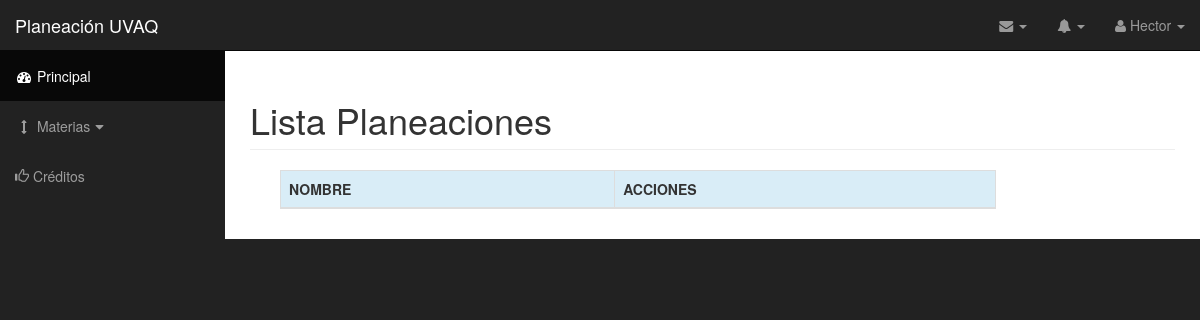
The page /materias.php (signed in) on the database as committed earlier.
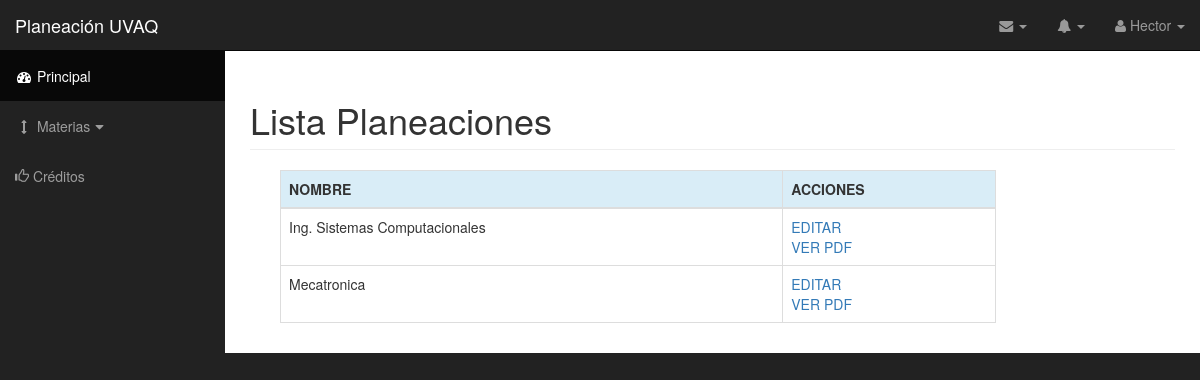
The same page on the database as committed later.
### tables this page shows
CREATE TABLE `materias` (
  `id_materia` int(11) NOT NULL,
  `nombrePlan` varchar(60) NOT NULL,
  `nombreUnidad` varchar(60) NOT NULL,
  `semestre` varchar(60) NOT NULL,
  `fecha` date NOT NULL,
  `proposito` varchar(60) NOT NULL,
  `competenciasGen` mediumtext NOT NULL,
  `competenciasEsp` mediumtext NOT NULL,
  `primeraEvaluacion` date NOT NULL,
  `segundaEvaluacion` date NOT NULL,
  `terceraEvaluacion` date NOT NULL,
  `horasUnidad` int(11) NOT NULL,
  `horasTeoDoc` int(11) NOT NULL,
  `horasPracDoc` int(11) NOT NULL,
  `horasTeoInd` int(11) NOT NULL,
  `horasPracInd` int(11) NOT NULL,
  `numAlumnos` int(11) NOT NULL,
  `salon` varchar(15) NOT NULL,
  `grupo` varchar(20) NOT NULL,
  `id_carrera` int(11) NOT NULL,
  `ciclo` int(30) NOT NULL,
  `id_usuario` int(11) NOT NULL
);

### materias.php (the view, shortened to what this page needs)
<?php include('conect.php'); ?>
<!DOCTYPE html>
<html lang="en">
    <?php include('head.php'); ?>
    <body>
        <div id="wrapper">
            <nav class="navbar navbar-inverse navbar-fixed-top" role="navigation">
                <?php include("navbarHeader.php"); include("sidebar.php"); ?>
            </nav>
            <div id="page-wrapper">
                <div class="container-fluid table-responsive">
                    <h1 class="page-header">
                    Lista Planeaciones
                    </h1>
                    <div class="col-md-12">
                        <?php
                        $matId = mysqli_query($link, "SELECT * FROM materias WHERE id_usuario = $_SESSION[id_usuario] ");
                        ?>
                        <div class="col-lg-10 col-md-10 col-sm-12 col-xs-12">
                            <table class="table table-hover table-bordered table-responsive">
                                <thead>
                                    <tr class="info">
                                        <th>NOMBRE</th>
                                        <th>ACCIONES</th>
                                    </tr>
                                </thead>
                                <tbody>
                                   <?php while ($row = mysqli_fetch_row($matId)) {
                                    echo "
                                    <tr>
                                        <td>$row[1]</td>
                                        <td><a href='editar_pdf.php?id=".$row[0]."'>EDITAR</a><br><a href='pdf.php?id=".$row[0]."' target='_blank'>VER PDF</a></td>
                                    </tr>
                                    ";
                                    } ?>
                                </tbody>
                            </table>
                        </div>
                    </div>
                </div>
            </div>
        </div>
    </body>
</html>

### navbarHeader.php (shortened to what this page needs)
<?php
$sql = "SELECT nombre FROM usuarios WHERE id_usuario = $_SESSION[id_usuario]";
$res= @mysql_query($sql) or die(mysql_error());
$data = mysql_fetch_assoc($res);
?>
<div class="navbar-header">
    <a class="navbar-brand" href="index.php">Planeación UVAQ</a>
</div>
<ul class="nav navbar-right top-nav">
    <li class="dropdown">
        <a href="#" class="dropdown-toggle" data-toggle="dropdown"><i class="fa fa-envelope"></i> <b class="caret"></b></a>
    </li>
    <li class="dropdown">
        <a href="#" class="dropdown-toggle" data-toggle="dropdown"><i class="fa fa-bell"></i> <b class="caret"></b></a>
    </li>
    <li class="dropdown">
        <a href="#" class="dropdown-toggle" data-toggle="dropdown"><i class="fa fa-user"></i> <?php echo $data['nombre']; ?> <b class="caret"></b></a>
    </li>
</ul>

Rows that differ between the two databases and show on the page:
now on this page (row edited): materias: nombrePlan "Ing. Sistemas Computacionales"
now on this page (row edited): materias: nombrePlan "Mecatronica"
